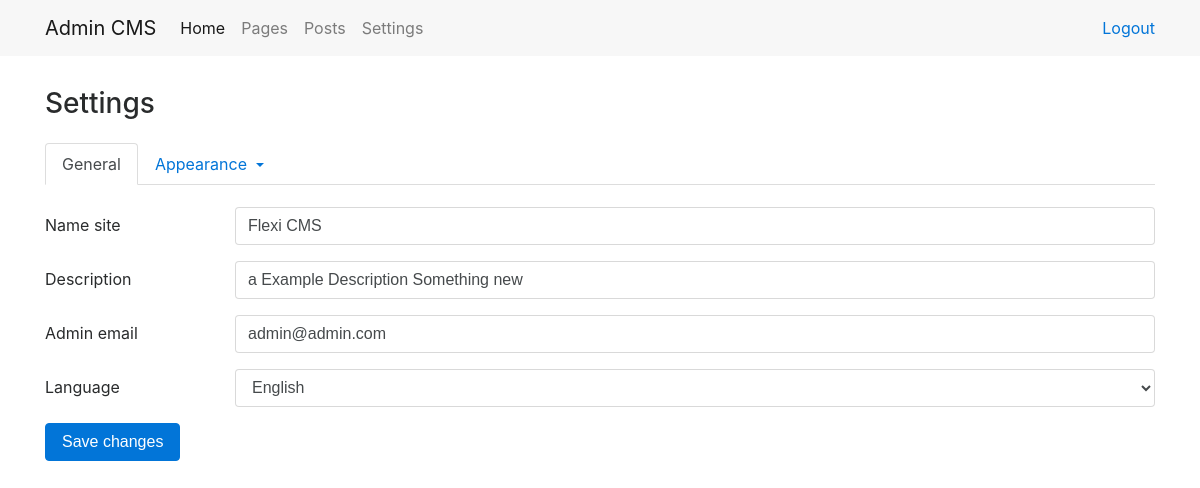
Screenshot of /admin/settings/general/ with the database file from the repository.
### tables this page shows
CREATE TABLE `setting` (
  `id` int(11) NOT NULL,
  `name` varchar(255) NOT NULL,
  `key_field` varchar(100) NOT NULL,
  `value` varchar(255) NOT NULL
);

### engine/Core/Template/View.php (called while the page is built, shortened)
<?php
class View {
  public $di;
  public function __construct(DI $di) {
    $this->di = $di;
  }
  public function render($template, $vars = []) {
    $templatePath = $this->getTemplatePath($template, ENV);
    $vars['lang'] = $this->di->get('language');
    extract($vars);
    try {
      require $templatePath;
    } catch (\Exception $e) {
      ob_end_clean();
      throw $e;
    }
  }
  private function getTemplatePath($template, $env) {
    return path('view') . '/' . $template . '.php';
  }
}

### admin/Controller/SettingController.php (called while the page is built, shortened)
<?php
class SettingController extends AdminController {
  public function general() {
    $this->data['settings'] = $this->model->setting->getSettings();
    $this->data['languages'] = languages();
    $this->view->render('setting/general', $this->data);
  }
}
?>

### engine/Cms.php (called while the page is built, shortened)
<?php
class Cms {
  private $di;
  public $router;
  public function __construct($di) {
    $this->di = $di;
    $this->router = $this->di->get('router');
  }
  public function run() {
    try {
      $routerDispatch = $this->router->dispatch(Common::getMethod(), Common::getPathUrl());
      list($class, $action) = explode(':', $routerDispatch->getController(), 2);
      $parameters = $routerDispatch->getParameters();
      call_user_func_array([new $controller($this->di), $action], $parameters);
    } catch (\Exception $e) {
      echo $e->getMessage();
      exit;
    }
  }
}

### engine/bootstrap.php (called while the page is built, shortened)
<?php
require_once __DIR__ . '/Function.php';
try {
  $di = new DI();
  $cms = new Cms($di);
  $cms->run();
} catch (\ErrorException $e) {
  echo $e->getMessage();
}

### admin/index.php (called while the page is built, shortened)
<?php
require_once '../engine/Bootstrap.php';

### engine/Core/Database/Connection.php (called while the page is built, shortened)
<?php
class Connection {
    private $link;
    private function connect()
    {
        $config = Config::group('database');
        $dsn = 'mysql:host=' .$config['host'] .';dbname=' .$config['db_name'] .';charset=' .$config['charset'];
        $this->link = new PDO($dsn, $config['username'], $config['password']);
        return $this;
    }
    public function query($sql, $values = [], $statement = PDO::FETCH_OBJ)
    {
        $sth = $this->link->prepare($sql);
        $sth->execute($values);
        $result = $sth->fetchAll($statement);
        return $result;
    }
}

### engine/Core/Config/Repository.php (called while the page is built, shortened)
<?php
class Repository
{
    protected static $stored = [];
    public static function store($group, $key, $data)
    {
        if (!isset(static::$stored[$group]) || !is_array(static::$stored[$group])) {
            static::$stored[$group] = [];
        }
        static::$stored[$group][$key] = $data;
    }
    public static function retrieveGroup($group)
    {
        return isset(static::$stored[$group]) ? static::$stored[$group] : false;
    }
}

### engine/Function.php (called while the page is built, shortened)
<?php
function path($section)
{
    $pathMask = ROOT_DIR . DS . '%s';
    switch (strtolower($section))
    {
        case 'config':
            return sprintf($pathMask, 'Config');
        case 'view':
            return sprintf($pathMask, 'View');
        case 'language':
            return sprintf($pathMask, 'Language');
    }
}
function languages()
{
    $directory = path('language');
    $list      = scandir($directory);
    $languages = [];
    if (!empty($list)) {
        unset($list[0]);
        unset($list[1]);
        foreach ($list as $dir) {
            $pathLangDir = $directory . DS . $dir;
            $pathConfig  = $pathLangDir . '/config.json';
            if (is_dir($pathLangDir) and is_file($pathConfig)) {
                $config = file_get_contents($pathConfig);
                $info   = json_decode($config);
                $languages[] = $info;
            }
        }
    }
    return $languages;
}

### engine/Core/Config/Config.php (called while the page is built, shortened)
<?php
class Config
{
    public static function group($group)
    {
        return Repository::retrieveGroup($group);
    }
    public static function file($group = 'main')
    {
        $path = path('config') . DS . $group . '.php';
        if (file_exists($path)) {
            $items = include $path;
            if (is_array($items)) {
                return true;
            }
        }
        return false;
    }
}

### admin/Config/database.php (called while the page is built)
<?php
return [
  'host' => 'localhost',
  'db_name' => 'cms',
  'username' => 'root',
  'password' => '1111',
  'charset' => 'utf8'
];

### admin/Model/Setting/SettingRepository.php (called while the page is built, shortened)
<?php
class SettingRepository extends Model
{
    public function getSettings()
    {
      $sql = $this->queryBuilder
        ->select()
        ->from('setting')
        ->orderBy('id', 'ASC')
        ->sql();
        return $this->db->query($sql);
    }
}

### engine/Controller.php (called while the page is built, shortened)
<?php
abstract class Controller
{
    protected $di;
    public function __construct(DI $di)
    {
        $this->di      = $di;
    }
    public function __get($key)
    {
        return $this->di->get($key);
    }
}

### engine/DI/DI.php (called while the page is built, shortened)
<?php
class DI {
  private $container = [];
  public function set($key, $value) {
    $this->container[$key] = $value;
    return $this;
  }
  public function get($key) {
    return $this->has($key);
  }
  public function has($key) {
    return isset($this->container[$key]) ? $this->container[$key] : null;
  }
}

### engine/Model.php (called while the page is built, shortened)
<?php
abstract class Model {
  public function __construct(DI $di) {
    $this->di = $di;
    $this->db = $this->di->get('db');
    $this->queryBuilder = new QueryBuilder();
  }
}

### engine/Core/Database/QueryBuilder.php (called while the page is built, shortened)
<?php
class QueryBuilder
{
    protected $sql = [];
    public function select($fields = '*')
    {
        $this->sql['select'] = "SELECT {$fields} ";
        return $this;
    }
    public function from($table)
    {
        $this->sql['from'] = "FROM {$table} ";
        return $this;
    }
    public function orderBy($field, $order)
    {
        $this->sql['order_by'] = "ORDER BY {$field} {$order}";
        return $this;
    }
    public function sql()
    {
        $sql = '';
        if(!empty($this->sql)) {
            foreach ($this->sql as $key => $value) {
                if ($key == 'where') {
                    $sql .= ' WHERE ';
                    foreach ($value as $where) {
                        $sql .= $where;
                        if (count($value) > 1 and next($value)) {
                            $sql .= ' AND ';
                        }
                    }
                } else {
                    $sql .= $value;
                }
            }
        }
        return $sql;
    }
    public function reset()
    {
        $this->sql    = [];
    }
}

### admin/View/setting/general.php (the view, shortened to what this page needs)
<main>
    <div class="container">
        <div class="row">
            <div class="col page-title">
                <h3>Settings</h3>
            </div>
        </div>
        <div class="row">
            <div class="col">
                <div class="setting-tabs">
                </div>
            </div>
        </div>
        <div class="row">
            <div class="col">
                <form id="settingForm">
                    <?php foreach($settings as $setting):?>
                        <?php if($setting->key_field == 'language'): ?>
                            <div class="form-group row">
                                <label for="formLangSite" class="col-2 col-form-label">
                                    <?= $setting->name ?>
                                </label>
                                <div class="col-10">
                                    <select class="form-control" name="<?= $setting->key_field ?>" id="formLangSite">
                                        <?php foreach($languages as $language): ?>
                                            <option value="<?= $language->info->key ?>">
                                                <?= $language->info->title ?>
                                            </option>
                                        <?php endforeach; ?>
                                    </select>
                                </div>
                            </div>
                        <?php else: ?>
                            <div class="form-group row">
                                <label for="formNameSite" class="col-2 col-form-label">
                                    <?= $setting->name ?>
                                </label>
                                <div class="col-10">
                                    <input class="form-control" type="text" name="<?= $setting->key_field ?>" value="<?= $setting->value ?>" id="formNameSite">
                                </div>
                            </div>
                        <?php endif; ?>
                    <?php endforeach; ?>
                    <button type="submit" class="btn btn-primary" onclick="setting.update(); return false;">
                        Save changes
                    </button>
                </form>
            </div>
        </div>
    </div>
</main>

### admin/Assets/css/dashboard.css (style rules this page uses)
.page-title { padding-top: 2rem; padding-bottom: 1rem; }
.setting-tabs { padding-bottom: 22px; }

### rows the page displays
setting: name "Name site", name_site "Flexi CMS"
setting: name "Description", description "a Example Description Something new"
setting: name "Admin email", value "admin@admin.com"
setting: name "Language", language "English"

### other values shown
$lang->dashboardMenu['home'] "Home"
